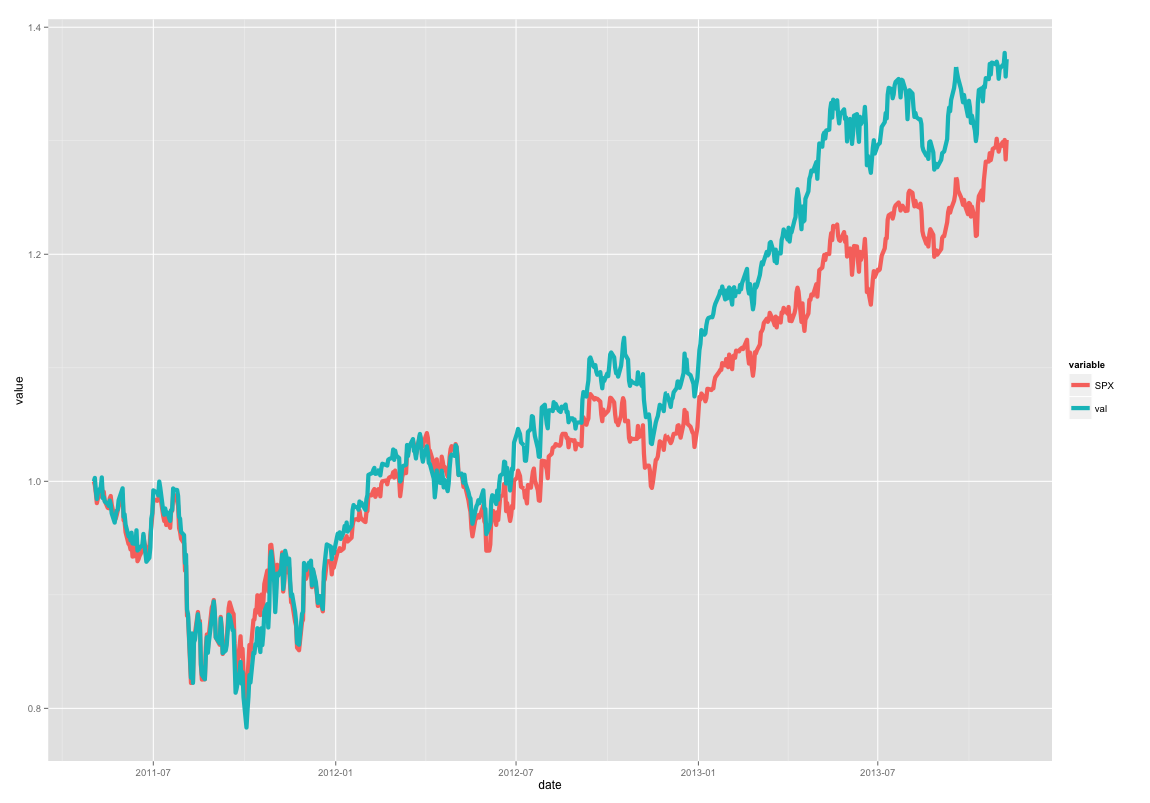

Write the R code that produced this figure.
require(quantmod)

ind <- function(x) {
  # Divide each column by the first non-NA value
  # (There may already be a function to do that.)
  coredata(x) <- t(t(coredata(x)) / apply(coredata(x),2,function(u){ c(u[!is.na(u)&u!=0],NA)[1] }))
  x
}

xts2df <- function(x) {
  y <- data.frame(Date=index(x),coredata(x))
  y$Date <- as.character(y$Date)
  return(y)
} 

df2xts <- function(x) {
  y <- zoo(data.matrix(x[-1]),x$Date)
  index(y) <- as.POSIXct(index(y))
  return(as.xts(y))
}

getSymbols(c("SPX"), from = "2011-05-02", to = "2013-11-08")

# Read from portfolio file
p <- read.csv('port.csv', header=T)
colnames(p)[1] <- "Date"
sv <- xts2df(Ad(SPX))
x <- merge(p, sv, by='Date')
p <- df2xts(x)
pv <- p[,'val']
# Calculate the yearly return
as.data.frame(periodReturn(pv, 'yearly', subset="2011/"))
sv <- p[,'SPX.Adjusted']
x <- cbind(sv, pv)

library(ggplot2)
library(reshape2)
d <- data.frame( date = index(x), coredata(ind(x)) )
names(d) <- gsub("\\..*", "", names(d))
d <- melt(d, id.vars="date")
ggplot(d, aes(date, value, color=variable)) + geom_line(size=2)
